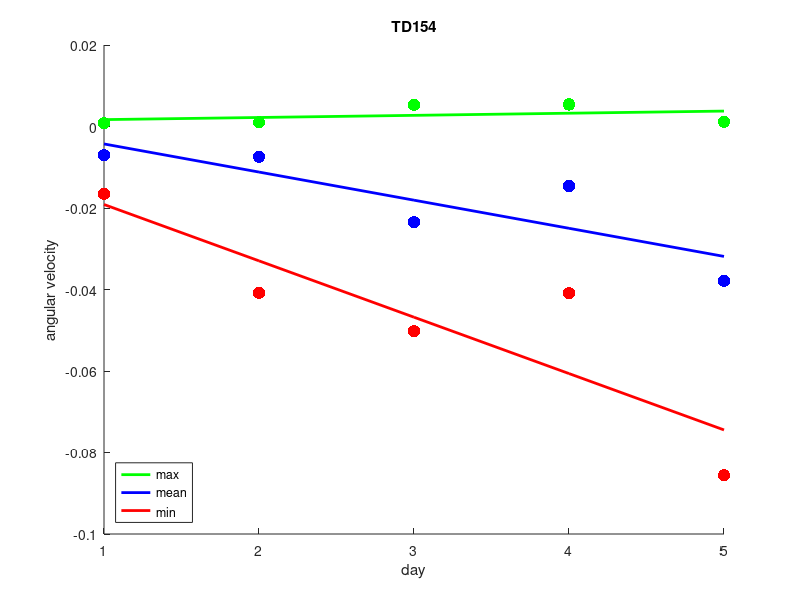

The MATLAB script that drew this image: (Note: this script raises an error after producing the figure.)
%% TD154 data
% --- plots probe mean, max, and min over days ---
mean1 = [-0.0070, -0.0074, -0.0235, -0.0146, -0.0379];
max1 = [7.8337e-04, 0.0010, 0.0053, 0.0054, 0.0012];
min1 = [-0.0165, -0.0408, -0.0502, -0.0409, -0.0856];

days = 1:5;

% force all into row vectors
mean = mean1(:)'; 
max  = max1(:)'; 
min  = min1(:)'; 
days  = days(:)';

figure; hold on;

% scatter + fit line for mean
scatter(days, mean, 80, 'b', 'filled');
p_mean = polyfit(days, mean, 1); % linear fit
yfit_mean = polyval(p_mean, days);
h_mean = plot(days, yfit_mean, 'b-', 'LineWidth', 2);

% scatter + fit line for max
scatter(days, max, 80, 'g', 'filled');
p_max = polyfit(days, max, 1);
yfit_max = polyval(p_max, days);
h_max = plot(days, yfit_max, 'g-', 'LineWidth', 2);

% scatter + fit line for min
scatter(days, min, 80, 'r', 'filled');
p_min = polyfit(days, min, 1);
yfit_min = polyval(p_min, days);
h_min = plot(days, yfit_min, 'r-', 'LineWidth', 2);

xlabel('day');
ylabel('angular velocity');
legend([h_max, h_mean, h_min], {'max', 'mean', 'min'}, 'Location', 'southwest')
title('TD154')
SetFigBoxDefaults;

%% TD155 data
% --- plots probe mean, max, and min over days ---
mean2 = [9.1022e-10, -2.4193e-04, -0.0022, -0.0086, -0.0120];
max2 = [4.9060e-08, 0.0071, 0.0176, 0.0096, 0.0087];
min2 = [-2.0960e-08, -0.0081, -0.0134, -0.0246, -0.0323];

days = 1:5;

% force all into row vectors
mean = mean2(:)'; 
max  = max2(:)'; 
min  = min2(:)'; 
days  = days(:)';

figure; hold on;

% scatter + fit line for mean
scatter(days, mean, 80, 'b', 'filled');
p_mean = polyfit(days, mean, 1); % linear fit
yfit_mean = polyval(p_mean, days);
h_mean = plot(days, yfit_mean, 'b-', 'LineWidth', 2);

% scatter + fit line for max
scatter(days, max, 80, 'g', 'filled');
p_max = polyfit(days, max, 1);
yfit_max = polyval(p_max, days);
h_max = plot(days, yfit_max, 'g-', 'LineWidth', 2);

% scatter + fit line for min
scatter(days, min, 80, 'r', 'filled');
p_min = polyfit(days, min, 1);
yfit_min = polyval(p_min, days);
h_min = plot(days, yfit_min, 'r-', 'LineWidth', 2);

xlabel('day');
ylabel('angular velocity');
legend([h_max, h_mean, h_min], {'max', 'mean', 'min'}, 'Location', 'southwest')
title('TD156')
SetFigBoxDefaults;